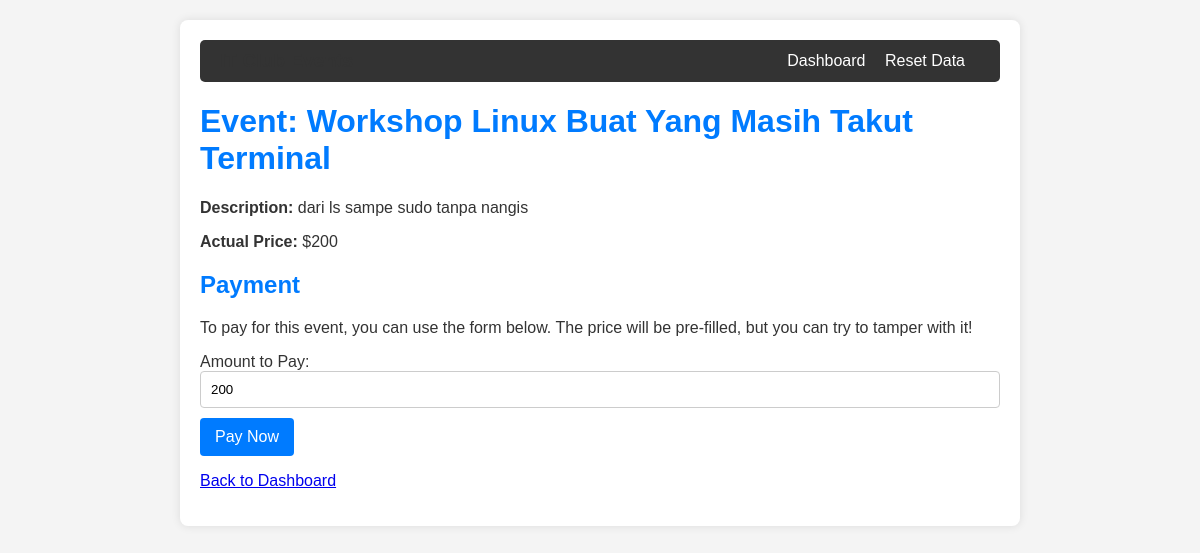
Screenshot of /event/2 with the database file from the repository.
### tables this page shows
CREATE TABLE events (
                id INTEGER PRIMARY KEY AUTOINCREMENT,
                name TEXT NOT NULL,
                price INTEGER NOT NULL,
                description TEXT
            );

### app.py (the view)
@app.route('/event/<int:event_id>')
def event_detail(event_id):
    user_id = 1 # Hardcode user_id for direct access
    db = get_db()
    event = db.execute("SELECT * FROM events WHERE id = ?", (event_id,)).fetchone()
    db.close()
    if event:
        return render_template('event_detail.html', event=event)
    else:
        flash('Event not found.', 'danger')
        return redirect(url_for('dashboard'))

### app.py (called while the page is built)
def get_db():
    db = sqlite3.connect(DATABASE)
    db.row_factory = sqlite3.Row
    return db

### templates/event_detail.html (shortened to what this page needs)
{% extends "base.html" %}
{% block content %}
    <h1>Event: {{ event.name }}</h1>
    <p><strong>Description:</strong> {{ event.description }}</p>
    <p><strong>Actual Price:</strong> ${{ event.price }}</p>
    <h2>Payment</h2>
    <p>To pay for this event, you can use the form below. The price will be pre-filled, but you can try to tamper with it!</p>
    <form method="POST" action="{{ url_for('pay') }}">
        <label for="amount">Amount to Pay:</label><br>
        <input type="number" id="amount" name="amount" value="{{ event.price }}" required min="0" readonly><br>
        <button type="submit">Pay Now</button>
    </form>
    <p><a href="{{ url_for('dashboard') }}">Back to Dashboard</a></p>
{% endblock %}

### templates/base.html (style rules this page uses)
body { font-family: sans-serif; margin: 20px; background-color: #f4f4f4; color: #333; }
form { margin-top: 15px; }
input[type="text"], input[type="password"], input[type="number"] { width: calc(100% - 22px); padding: 10px; margin-bottom: 10px; border: 1px solid #ccc; border-radius: 4px; }
button { background-color: #007bff; color: white; padding: 10px 15px; border: none; border-radius: 4px; cursor: pointer; font-size: 1em; }
h1, h2, h3 { color: #007bff; }

### rows the page displays
events: name "Workshop Linux Buat Yang Masih Takut Terminal", description "dari ls sampe sudo tanpa nangis", price "200", amount "200"
